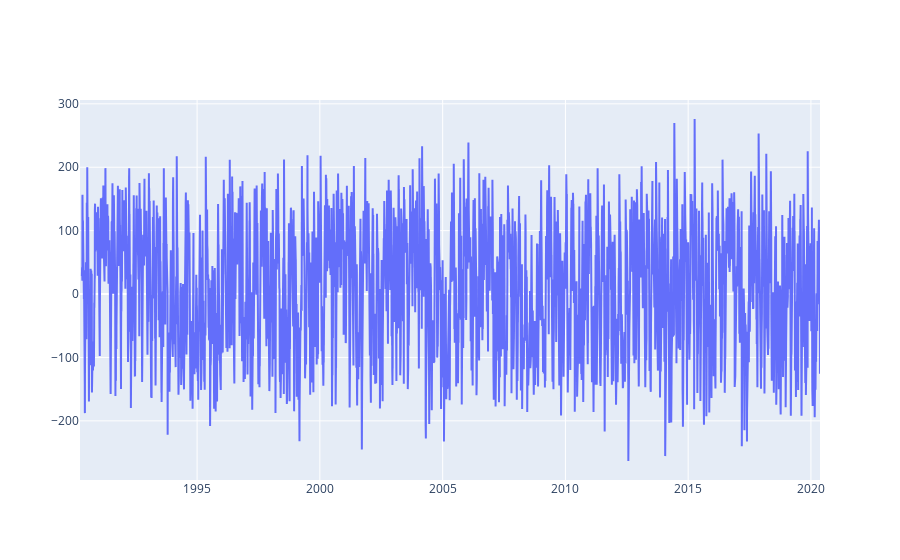

The notebook cell this image was saved under:
### Code cell
fig0 = go.Figure()
fig0.add_trace(go.Scatter(x=data.index,y=data['CCI']))

### Figure 1 — Plotly figure (JSON) as saved in the notebook; plotly's stock layout.template omitted (floating-point values rounded to 4 significant figures; data arrays with more than 128 entries replaced by an {"elided": "..."} marker saying what was removed)
{"data": [{"type": "scatter", "x": {"elided": "7595 str values"}, "y": {"elided": "7595 float values"}}], "layout": {}}
